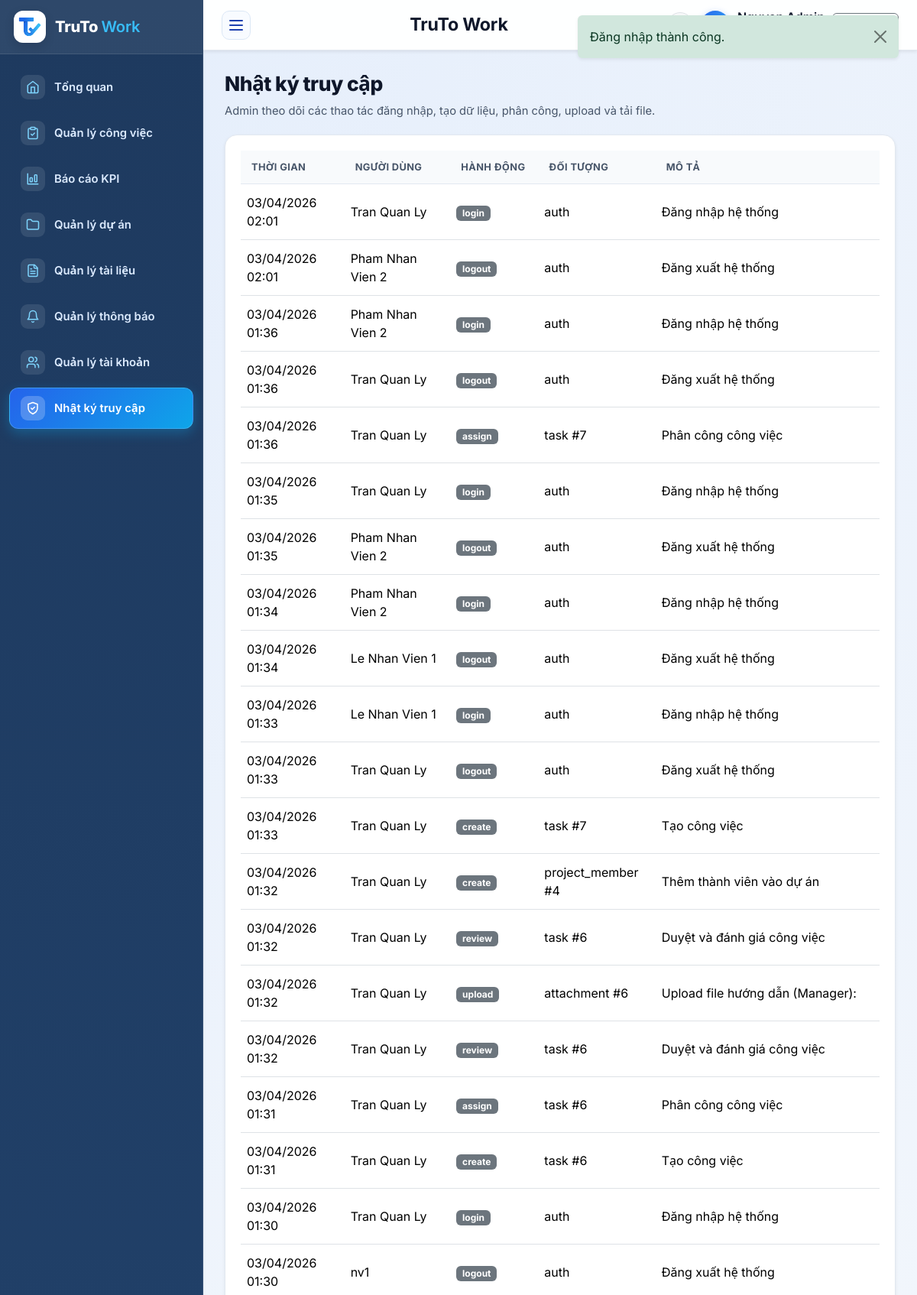
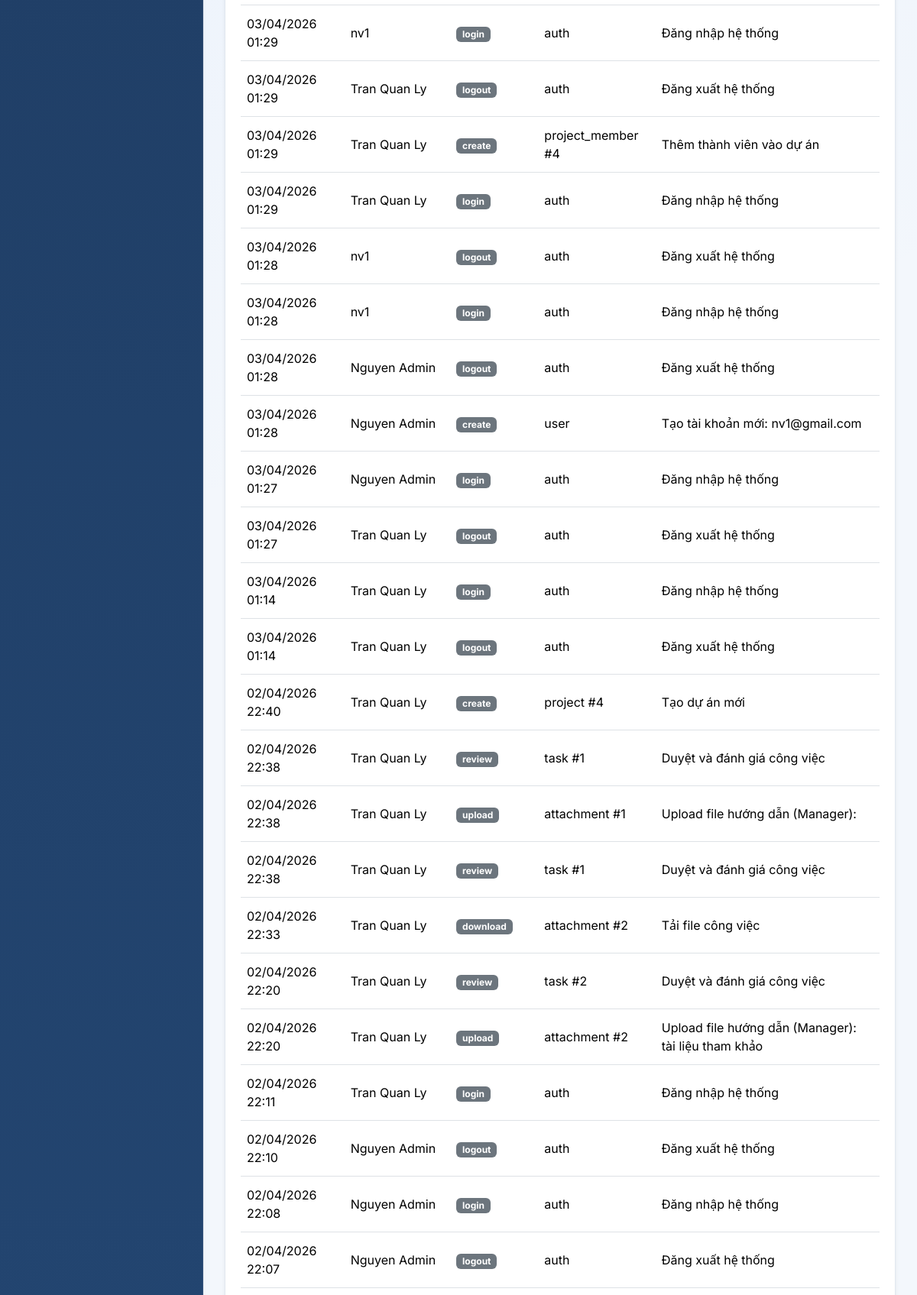
The app's page /index.php?route=nhat_ky/index (signed in, upper part) with its own data (2 pictures, top to bottom).
### tables this page shows
CREATE TABLE `tai_khoan` (
  `id` int(11) NOT NULL,
  `name` varchar(150) NOT NULL,
  `email` varchar(150) NOT NULL,
  `password` varchar(255) NOT NULL,
  `public_key_jwk` longtext DEFAULT NULL,
  `role` enum('admin','manager','employee') NOT NULL DEFAULT 'employee',
  `department` varchar(100) DEFAULT NULL,
  `status` enum('active','inactive') NOT NULL DEFAULT 'active',
  `created_at` datetime NOT NULL
);

CREATE TABLE `nhat_ky_truy_cap` (
  `id` int(11) NOT NULL,
  `user_id` int(11) DEFAULT NULL,
  `action` varchar(50) NOT NULL,
  `target_type` varchar(50) NOT NULL,
  `target_id` int(11) DEFAULT NULL,
  `description` varchar(255) DEFAULT NULL,
  `created_at` datetime NOT NULL
);

### app/core/BaseController.php (called while the page is built, shortened)
<?php
abstract class BaseController
{
    protected function render(string $view, array $data = [], string $title = APP_NAME): void
    {
        extract($data);
        $viewFile = VIEW_PATH . '/' . $view . '.php';
        require $viewFile;
        $content = ob_get_clean();
        require VIEW_PATH . '/layouts/main.php';
    }
}

### app/controllers/LogController.php (called while the page is built, shortened)
<?php
class LogController extends BaseController
{
    public function index(): void
    {
        $logs = (new Log())->recent(100);
        $this->render('nhat_ky/index', ['logs' => $logs], 'Nhật ký truy cập');
    }
}

### index.php (called while the page is built, shortened)
<?php
require __DIR__ . '/public/index.php';

### app/bootstrap.php (called while the page is built, shortened)
<?php
spl_autoload_register(function (string $class): void {
    $prefix = 'App\\';
    $relative = substr($class, strlen($prefix));
    $relativePath = str_replace('\\', '/', $relative);
    $file = APP_PATH . '/' . strtolower(dirname($relativePath)) . '/' . basename($relativePath) . '.php';
});
require APP_PATH . '/core/helpers.php';

### app/core/Database.php (called while the page is built, shortened)
<?php
final class Database
{
    private static ?PDO $instance = null;
    public static function connection(): PDO
    {
        if (self::$instance === null) {
            $dsn = 'mysql:host=' . DB_HOST . ';port=' . DB_PORT . ';dbname=' . DB_NAME . ';charset=utf8';
            try {
                self::$instance = new PDO($dsn, DB_USER, DB_PASS, [
                    PDO::ATTR_ERRMODE => PDO::ERRMODE_EXCEPTION,
                    PDO::ATTR_DEFAULT_FETCH_MODE => PDO::FETCH_ASSOC,
                    PDO::ATTR_EMULATE_PREPARES => false,
                    PDO::MYSQL_ATTR_INIT_COMMAND => 'SET NAMES utf8 COLLATE utf8_general_ci',
                ]);
                try {
                    self::$instance->exec('SET GLOBAL max_allowed_packet = 67108864');
                } catch (\Throwable $e) {
                }
                try {
                    self::$instance->exec('SET SESSION max_allowed_packet = 67108864');
                } catch (\Throwable $e) {
                }
            } catch (PDOException $exception) {
                http_response_code(500);
                exit('Không thể kết nối MySQL. Kiểm tra lại file app/config/config.php và import CSDL.');
            }
        }
        return self::$instance;
    }
}

### app/models/BaseModel.php (called while the page is built, shortened)
<?php
abstract class BaseModel
{
    public function __construct()
    {
        $this->db = Database::connection();
    }
}

### app/models/Log.php (called while the page is built, shortened)
<?php
class Log extends BaseModel
{
    public function recent(int $limit = 20): array
    {
        $stmt = $this->db->prepare(
            'SELECT l.*, u.name AS user_name
             FROM nhat_ky_truy_cap l
             LEFT JOIN tai_khoan u ON u.id = l.user_id
             ORDER BY l.created_at DESC
             LIMIT :limit'
        );
        $stmt->bindValue(':limit', $limit, \PDO::PARAM_INT);
        $stmt->execute();
        return $stmt->fetchAll();
    }
}

### app/core/helpers.php (called while the page is built, shortened)
<?php
function e(?string $value): string
{
    return htmlspecialchars((string) $value, ENT_QUOTES, 'UTF-8');
}
function route_url(string $route, array $params = []): string
{
    $query = array_merge(['route' => $route], $params);
    return 'index.php?' . http_build_query($query);
}
function consume_flash(): ?array
{
    $flash = $_SESSION['flash'];
    return $flash;
}
function current_user(): ?array
{
    return Auth::user();
}
function format_datetime(?string $value): string
{
    $time = strtotime($value);
    return date('d/m/Y H:i', $time);
}
function active_menu(string $routePrefix): string
{
    $route = (string) ($_GET['route'] ?? 'dashboard/index');
    return str_starts_with($route, $routePrefix) ? 'is-active' : '';
}

### app/models/User.php (called while the page is built, shortened)
<?php
class User extends BaseModel
{
    public function __construct()
    {
        $this->ensureE2EColumns();
    }
    public function find(int $id): ?array
    {
        $stmt = $this->db->prepare('SELECT * FROM tai_khoan WHERE id = :id LIMIT 1');
        $stmt->execute(['id' => $id]);
        return $stmt->fetch() ?: null;
    }
    private function ensureE2EColumns(): void
    {
        $stmt = $this->db->query("SHOW COLUMNS FROM tai_khoan LIKE 'public_key_jwk'");
    }
}

### app/core/Auth.php (called while the page is built, shortened)
<?php
final class Auth
{
    public static function user(): ?array
    {
        return (new User())->find((int) $_SESSION['user_id']);
    }
}

### app/views/nhat_ky/index.php (the view, shortened to what this page needs)
<div class="section-header">
    <div>
        <div class="section-title">Nhật ký truy cập</div>
        <p class="section-desc">Admin theo dõi các thao tác đăng nhập, tạo dữ liệu, phân công, upload và tải file.</p>
    </div>
</div>
<div class="card border-0 shadow-sm">
    <div class="card-body table-responsive">
        <table class="table align-middle">
            <thead>
                <tr>
                    <th>Thời gian</th>
                    <th>Người dùng</th>
                    <th>Hành động</th>
                    <th>Đối tượng</th>
                    <th>Mô tả</th>
                </tr>
            </thead>
            <tbody>
            <?php foreach ($logs as $log): ?>
                <tr>
                    <td><?= e(format_datetime($log['created_at'])) ?></td>
                    <td><?= e($log['user_name'] ?? 'Hệ thống') ?></td>
                    <td><span class="badge text-bg-secondary"><?= e($log['action']) ?></span></td>
                    <td><?= e($log['target_type']) ?><?= $log['target_id'] ? ' #' . e((string) $log['target_id']) : '' ?></td>
                    <td><?= e($log['description']) ?></td>
                </tr>
            <?php endforeach; ?>
            </tbody>
        </table>
    </div>
</div>

### app/views/layouts/main.php (shortened to what this page needs)
<?php
$flash = consume_flash();
$authUser = current_user();
$currentRoute = (string) ($_GET['route'] ?? ($authUser ? 'dashboard/index' : 'home/index'));
$isPublicPage = !$authUser && str_starts_with($currentRoute, 'home/');
$isLoginPage = !$authUser && str_starts_with($currentRoute, 'auth/');
?>
<!doctype html>
<html lang="vi">
<head>
    <link href="https://cdn.jsdelivr.net/npm/bootstrap@5.3.3/dist/css/bootstrap.min.css" rel="stylesheet">
    <link href="assets/css/app.css?v=20261025v6" rel="stylesheet">
</head>
<body>
<?php if ($flash): ?>
    <div class="app-flash-container">
        <div class="alert app-flash-alert alert-<?= e($flash['type']) ?> alert-dismissible fade show shadow-sm border-0 mb-0" role="alert">
            <?= e($flash['message']) ?>
            <button type="button" class="btn-close" data-bs-dismiss="alert"></button>
        </div>
    </div>
<?php endif; ?>
<?php if ($isPublicPage): ?>
    <div class="public-site-shell">
        <header class="public-header">
            <div class="public-container public-header-inner">
                <a class="brand-public" href="<?= e(route_url('home/index')) ?>">
                    <span class="brand-public-mark">
                        <img src="assets/images/logo-icon.png" alt="TruTo Work">
                    </span>
                    <span>
                        <strong>TruTo <span class="text-primary fw-semibold">Work</span></strong>
                        <small>Quản lý công việc theo dự án</small>
                    </span>
                </a>
                <nav class="public-nav">
                    <a class="<?= $currentRoute === 'home/index' ? 'is-active' : '' ?>" href="<?= e(route_url('home/index')) ?>">Trang chủ</a>
                    <a class="<?= $currentRoute === 'home/about' ? 'is-active' : '' ?>" href="<?= e(route_url('home/about')) ?>">Giới thiệu</a>
                    <a href="<?= e(route_url('auth/login')) ?>">Đăng nhập</a>
                </nav>
            </div>
        </header>
        <main class="public-main">
            <div class="public-container">
                <?= $content ?>
            </div>
        </main>
        <footer class="public-footer">
            <div class="public-container public-footer-inner">
                <span>TruTo Work</span>
            </div>
        </footer>
    </div>
<?php else: ?>
    <div class="app-shell">
        <aside class="sidebar shadow-sm">
            <div class="sidebar-header">
                <a class="sidebar-brand text-decoration-none" href="<?= e(route_url('dashboard/index')) ?>">
                    <div class="brand-icon">
                        <img src="assets/images/logo-icon.png" alt="TruTo Work">
                    </div>
                    <div class="brand-title">TruTo <span class="brand-title-accent">Work</span></div>
                </a>
            </div>
            <nav class="sidebar-menu">
                <a class="menu-link <?= e(active_menu('dashboard/')) ?>" href="<?= e(route_url('dashboard/index')) ?>" data-short-label="TG" title="Tổng quan">
                    <span class="menu-icon" aria-hidden="true">
                        <svg xmlns="http://www.w3.org/2000/svg" width="18" height="18" viewBox="0 0 24 24" fill="none" stroke="currentColor" stroke-width="2" stroke-linecap="round" stroke-linejoin="round"><path d="m3 9 9-7 9 7v11a2 2 0 0 1-2 2H5a2 2 0 0 1-2-2z"/><polyline points="9 22 9 12 15 12 15 22"/></svg>
                    </span>
                    <span class="menu-text">Tổng quan</span>
                </a>
                <a class="menu-link <?= e(active_menu('cong_viec/')) ?>" href="<?= e(route_url('cong_viec/index')) ?>" data-short-label="CV" title="Quản lý công việc">
                    <span class="menu-icon" aria-hidden="true">
                    </span>
                    <span class="menu-text">Quản lý công việc</span>
                </a>
                <a class="menu-link <?= e(active_menu('kpi/')) ?>" href="<?= e(route_url('kpi/index')) ?>" data-short-label="KPI" title="Báo cáo KPI">
                    <span class="menu-icon" aria-hidden="true">
                        <svg xmlns="http://www.w3.org/2000/svg" width="18" height="18" viewBox="0 0 24 24" fill="none" stroke="currentColor" stroke-width="2" stroke-linecap="round" stroke-linejoin="round"><path d="M3 3v18h18"/><rect width="4" height="7" x="7" y="10" rx="1"/><rect width="4" height="12" x="15" y="5" rx="1"/></svg>
                    </span>
                    <span class="menu-text">Báo cáo KPI</span>
                </a>
                <a class="menu-link <?= e(active_menu('du_an/')) ?>" href="<?= e(route_url('du_an/index')) ?>" data-short-label="DA" title="Quản lý dự án">
                    <span class="menu-icon" aria-hidden="true">
                        <svg xmlns="http://www.w3.org/2000/svg" width="18" height="18" viewBox="0 0 24 24" fill="none" stroke="currentColor" stroke-width="2" stroke-linecap="round" stroke-linejoin="round"><path d="M20 20a2 2 0 0 0 2-2V8a2 2 0 0 0-2-2h-7.9a2 2 0 0 1-1.69-.9L9.6 3.9A2 2 0 0 0 7.93 3H4a2 2 0 0 0-2 2v13a2 2 0 0 0 2 2Z"/></svg>
                    </span>
                    <span class="menu-text">Quản lý dự án</span>
                </a>
                <?php if (in_array($authUser['role'], ['manager', 'admin'], true)): ?>
                    <a class="menu-link <?= e(active_menu('files/') ?: active_menu('tai_lieu/')) ?>" href="<?= e(route_url('files/index')) ?>" data-short-label="TL" title="Quản lý tài liệu">
                        <span class="menu-icon" aria-hidden="true">
                        </span>
                        <span class="menu-text">Quản lý tài liệu</span>
                    </a>
                <?php endif; ?>
                <?php $notifMenuTitle = in_array($authUser['role'], ['manager', 'admin'], true) ? 'Quản lý thông báo' : 'Xem thông báo'; ?>
                <a class="menu-link <?= e(active_menu('thong_bao/')) ?>"
                   href="<?= e(route_url('thong_bao/index')) ?>"
                   data-short-label="TB"
                   title="<?= e($notifMenuTitle) ?>">
                    <span class="menu-icon" aria-hidden="true">
                        <svg xmlns="http://www.w3.org/2000/svg" width="18" height="18" viewBox="0 0 24 24" fill="none" stroke="currentColor" stroke-width="2" stroke-linecap="round" stroke-linejoin="round"><path d="M6 8a6 6 0 0 1 12 0c0 7 3 9 3 9H3s3-2 3-9"/><path d="M10.3 21a1.94 1.94 0 0 0 3.4 0"/></svg>
                    </span>
                    <span class="menu-text flex-grow-1"><?= e($notifMenuTitle) ?></span>
                </a>
                <?php if ($authUser['role'] === 'admin'): ?>
                    <a class="menu-link <?= e(active_menu('tai_khoan/')) ?>" href="<?= e(route_url('tai_khoan/index')) ?>" data-short-label="TK" title="Quản lý tài khoản">
                        <span class="menu-icon" aria-hidden="true">
                        </span>
                        <span class="menu-text">Quản lý tài khoản</span>
                    </a>
                    <a class="menu-link <?= e(active_menu('nhat_ky/')) ?>" href="<?= e(route_url('nhat_ky/index')) ?>" data-short-label="NK" title="Nhật ký truy cập">
                        <span class="menu-icon" aria-hidden="true">
                            <svg xmlns="http://www.w3.org/2000/svg" width="18" height="18" viewBox="0 0 24 24" fill="none" stroke="currentColor" stroke-width="2" stroke-linecap="round" stroke-linejoin="round"><path d="M12 22s8-4 8-10V5l-8-3-8 3v7c0 6 8 10 8 10"/><path d="m9 12 2 2 4-4"/></svg>
                        </span>
                        <span class="menu-text">Nhật ký truy cập</span>
                    </a>
                <?php endif; ?>
            </nav>
        </aside>
        <div class="main-shell">
            <header class="topbar shadow-sm">
                <button class="sidebar-toggle" type="button" aria-label="Thu gọn hoặc mở menu" aria-expanded="true" data-sidebar-toggle>
                    <span></span><span></span><span></span>
                </button>
                <div class="page-info">
                    <div class="page-label">TruTo Work</div>
                </div>
                <div class="topbar-user">
                    <a class="btn btn-light border position-relative p-0 d-inline-flex align-items-center justify-content-center rounded-circle"
                       style="width: 34px; height: 34px; min-height: 34px;"
                       href="<?= e(route_url('thong_bao/index', ['tab' => 'inbox'])) ?>"
                       title="Thông báo của bạn"
                       aria-label="Thông báo của bạn">
                    </a>
                    <div class="avatar-badge"><?= e(strtoupper(substr($authUser['name'], 0, 1))) ?></div>
                    <div class="d-none d-sm-block">
                        <div class="fw-semibold text-truncate" style="max-width: 140px;"><?= e($authUser['name']) ?></div>
                        <div class="small text-secondary"><?= e(role_label($authUser['role'])) ?></div>
                    </div>
                    <a class="btn btn-outline-secondary btn-sm" href="<?= e(route_url('auth/logout')) ?>" title="Đăng xuất">
                        <span class="d-none d-md-inline">Đăng xuất</span>
                    </a>
                </div>
            </header>
            <main class="content-shell">
                <?= $content ?>
            </main>
        </div>
    </div>
<?php endif; ?>
</body>
</html>

### records on screen
tai_khoan: role "Quản lý thông báo"
nhat_ky_truy_cap: created_at "03/04/2026 02:01", user.name "Tran Quan Ly", action "login", target_type "auth", description "Đăng nhập hệ thống"
nhat_ky_truy_cap: created_at "03/04/2026 02:01", user.name "Pham Nhan Vien 2", action "logout", target_type "auth", description "Đăng xuất hệ thống"
nhat_ky_truy_cap: created_at "03/04/2026 01:36", user.name "Pham Nhan Vien 2", action "login", target_type "auth", description "Đăng nhập hệ thống"
nhat_ky_truy_cap: created_at "03/04/2026 01:36", user.name "Tran Quan Ly", action "logout", target_type "auth", description "Đăng xuất hệ thống"
nhat_ky_truy_cap: created_at "03/04/2026 01:36", user.name "Tran Quan Ly", action "assign", target_type "task", target "7", description "Phân công công việc"
nhat_ky_truy_cap: created_at "03/04/2026 01:35", user.name "Tran Quan Ly", action "login", target_type "auth", description "Đăng nhập hệ thống"
nhat_ky_truy_cap: created_at "03/04/2026 01:35", user.name "Pham Nhan Vien 2", action "logout", target_type "auth", description "Đăng xuất hệ thống"
nhat_ky_truy_cap: created_at "03/04/2026 01:34", user.name "Pham Nhan Vien 2", action "login", target_type "auth", description "Đăng nhập hệ thống"
nhat_ky_truy_cap: created_at "03/04/2026 01:34", user.name "Le Nhan Vien 1", action "logout", target_type "auth", description "Đăng xuất hệ thống"
nhat_ky_truy_cap: created_at "03/04/2026 01:33", user.name "Le Nhan Vien 1", action "login", target_type "auth", description "Đăng nhập hệ thống"
nhat_ky_truy_cap: created_at "03/04/2026 01:33", user.name "Tran Quan Ly", action "logout", target_type "auth", description "Đăng xuất hệ thống"
nhat_ky_truy_cap: created_at "03/04/2026 01:33", user.name "Tran Quan Ly", action "create", target_type "task", target "7", description "Tạo công việc"
nhat_ky_truy_cap: created_at "03/04/2026 01:32", user.name "Tran Quan Ly", action "create", target_type "project_member", target "4", description "Thêm thành viên vào dự án"
nhat_ky_truy_cap: created_at "03/04/2026 01:32", user.name "Tran Quan Ly", action "review", target_type "task", target "6", description "Duyệt và đánh giá công việc"
nhat_ky_truy_cap: created_at "03/04/2026 01:32", user.name "Tran Quan Ly", action "upload", target_type "attachment", target "6", description "Upload file hướng dẫn (Manager):"
nhat_ky_truy_cap: created_at "03/04/2026 01:32", user.name "Tran Quan Ly", action "review", target_type "task", target "6", description "Duyệt và đánh giá công việc"
nhat_ky_truy_cap: created_at "03/04/2026 01:31", user.name "Tran Quan Ly", action "assign", target_type "task", target "6", description "Phân công công việc"
nhat_ky_truy_cap: created_at "03/04/2026 01:31", user.name "Tran Quan Ly", action "create", target_type "task", target "6", description "Tạo công việc"
nhat_ky_truy_cap: created_at "03/04/2026 01:30", user.name "Tran Quan Ly", action "login", target_type "auth", description "Đăng nhập hệ thống"
nhat_ky_truy_cap: created_at "03/04/2026 01:30", user.name "nv1", action "logout", target_type "auth", description "Đăng xuất hệ thống"
nhat_ky_truy_cap: created_at "03/04/2026 01:29", user.name "nv1", action "login", target_type "auth", description "Đăng nhập hệ thống"
nhat_ky_truy_cap: created_at "03/04/2026 01:29", user.name "Tran Quan Ly", action "logout", target_type "auth", description "Đăng xuất hệ thống"
nhat_ky_truy_cap: created_at "03/04/2026 01:29", user.name "Tran Quan Ly", action "create", target_type "project_member", target "4", description "Thêm thành viên vào dự án"
nhat_ky_truy_cap: created_at "03/04/2026 01:29", user.name "Tran Quan Ly", action "login", target_type "auth", description "Đăng nhập hệ thống"
nhat_ky_truy_cap: created_at "03/04/2026 01:28", user.name "nv1", action "logout", target_type "auth", description "Đăng xuất hệ thống"
nhat_ky_truy_cap: created_at "03/04/2026 01:28", user.name "nv1", action "login", target_type "auth", description "Đăng nhập hệ thống"
nhat_ky_truy_cap: created_at "03/04/2026 01:28", user.name "Nguyen Admin", action "logout", target_type "auth", description "Đăng xuất hệ thống"
nhat_ky_truy_cap: created_at "03/04/2026 01:28", user.name "Nguyen Admin", action "create", target_type "user", description "Tạo tài khoản mới: nv1@gmail.com"
nhat_ky_truy_cap: created_at "03/04/2026 01:27", user.name "Nguyen Admin", action "login", target_type "auth", description "Đăng nhập hệ thống"
nhat_ky_truy_cap: created_at "03/04/2026 01:27", user.name "Tran Quan Ly", action "logout", target_type "auth", description "Đăng xuất hệ thống"
nhat_ky_truy_cap: created_at "03/04/2026 01:14", user.name "Tran Quan Ly", action "login", target_type "auth", description "Đăng nhập hệ thống"
nhat_ky_truy_cap: created_at "03/04/2026 01:14", user.name "Tran Quan Ly", action "logout", target_type "auth", description "Đăng xuất hệ thống"
nhat_ky_truy_cap: created_at "02/04/2026 22:40", user.name "Tran Quan Ly", action "create", target_type "project", target "4", description "Tạo dự án mới"
nhat_ky_truy_cap: created_at "02/04/2026 22:38", user.name "Tran Quan Ly", action "review", target_type "task", target "1", description "Duyệt và đánh giá công việc"
nhat_ky_truy_cap: created_at "02/04/2026 22:38", user.name "Tran Quan Ly", action "upload", target_type "attachment", target "1", description "Upload file hướng dẫn (Manager):"
nhat_ky_truy_cap: created_at "02/04/2026 22:38", user.name "Tran Quan Ly", action "review", target_type "task", target "1", description "Duyệt và đánh giá công việc"
nhat_ky_truy_cap: created_at "02/04/2026 22:33", user.name "Tran Quan Ly", action "download", target_type "attachment", target "2", description "Tải file công việc"
nhat_ky_truy_cap: created_at "02/04/2026 22:20", user.name "Tran Quan Ly", action "review", target_type "task", target "2", description "Duyệt và đánh giá công việc"
nhat_ky_truy_cap: created_at "02/04/2026 22:20", user.name "Tran Quan Ly", action "upload", target_type "attachment", target "2", description "Upload file hướng dẫn (Manager): tài liệu tham khảo"
nhat_ky_truy_cap: created_at "02/04/2026 22:11", user.name "Tran Quan Ly", action "login", target_type "auth", description "Đăng nhập hệ thống"
nhat_ky_truy_cap: created_at "02/04/2026 22:10", user.name "Nguyen Admin", action "logout", target_type "auth", description "Đăng xuất hệ thống"
nhat_ky_truy_cap: created_at "02/04/2026 22:08", user.name "Nguyen Admin", action "login", target_type "auth", description "Đăng nhập hệ thống"
nhat_ky_truy_cap: created_at "02/04/2026 22:07", user.name "Nguyen Admin", action "logout", target_type "auth", description "Đăng xuất hệ thống"

### other values on screen
$flash['message'] "Đăng nhập thành công."
